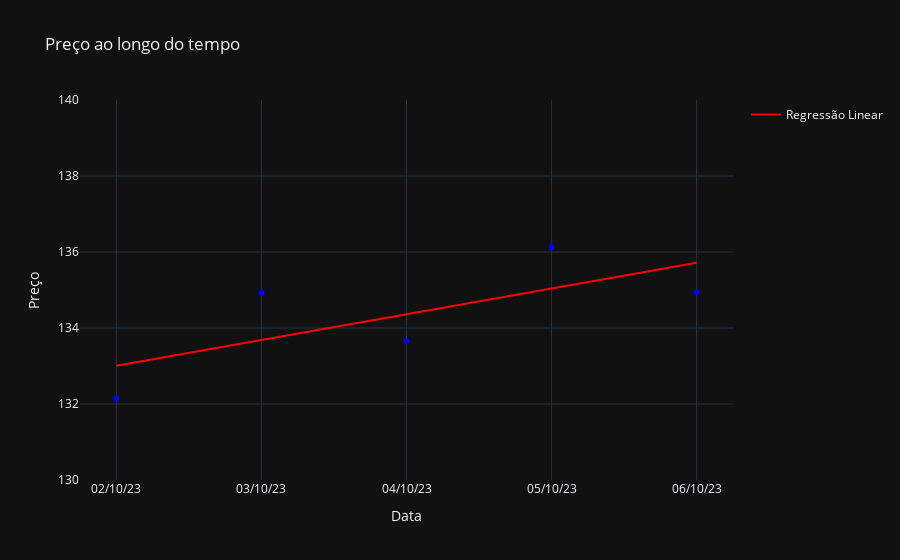

The cell this chart's notebook holds for it:
### Markdown cell above
# Regressão Linear no Gráfico

### Code cell
fig = px.scatter(x=df_visual['Date'] , y=df_visual['Price'],
                 title='Preço ao longo do tempo',
                 labels={'x': 'Data', 'y': 'Preço'},
                 color_discrete_sequence=['blue'],
                 template='plotly_dark')
fig.update_yaxes(range=[130, 140])
fig.add_scatter(x=df_visual['Date'], y=m * df['Date'] + b, mode='lines', name='Regressão Linear', line=dict(color='red'))
fig.show()

### Figure 1 — Plotly figure (JSON) as saved in the notebook; plotly's stock layout.template omitted (floating-point values rounded to 4 significant figures)
{"data": [{"hovertemplate": "Data=%{x}<br>Preço=%{y}<extra></extra>", "legendgroup": "", "marker": {"color": "blue", "symbol": "circle"}, "mode": "markers", "name": "", "orientation": "v", "showlegend": false, "type": "scatter", "x": ["02/10/23", "03/10/23", "04/10/23", "05/10/23", "06/10/23"], "xaxis": "x", "y": [132.2, 134.9, 133.7, 136.1, 134.9], "yaxis": "y"}, {"line": {"color": "red"}, "mode": "lines", "name": "Regressão Linear", "type": "scatter", "x": ["02/10/23", "03/10/23", "04/10/23", "05/10/23", "06/10/23"], "y": [133.0, 133.7, 134.4, 135.0, 135.7]}], "layout": {"legend": {"tracegroupgap": 0}, "title": {"text": "Preço ao longo do tempo"}, "xaxis": {"anchor": "y", "domain": [0, 1], "title": {"text": "Data"}}, "yaxis": {"anchor": "x", "domain": [0, 1], "range": [130, 140], "title": {"text": "Preço"}}}}
